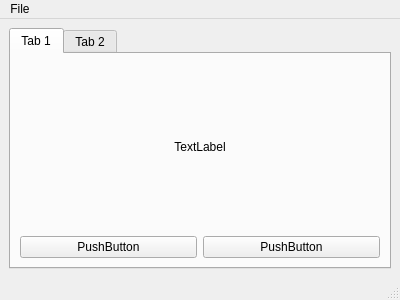
<?xml version="1.0" encoding="UTF-8"?>
<ui version="4.0">
 <class>MainWindow</class>
 <widget class="QMainWindow" name="MainWindow">
  <property name="geometry">
   <rect>
    <x>0</x>
    <y>0</y>
    <width>400</width>
    <height>300</height>
   </rect>
  </property>
  <property name="windowTitle">
   <string>MainWindow</string>
  </property>
  <property name="statusTip">
   <string>This is the status bar</string>
  </property>
  <widget class="QWidget" name="centralwidget">
   <layout class="QVBoxLayout" name="verticalLayout">
    <item>
     <widget class="QTabWidget" name="tabWidget">
      <property name="currentIndex">
       <number>0</number>
      </property>
      <widget class="QWidget" name="tab_3">
       <attribute name="title">
        <string>Tab 1</string>
       </attribute>
       <layout class="QVBoxLayout" name="verticalLayout_2">
        <item>
         <widget class="QLabel" name="label">
          <property name="text">
           <string>TextLabel</string>
          </property>
          <property name="alignment">
           <set>Qt::AlignCenter</set>
          </property>
         </widget>
        </item>
        <item>
         <layout class="QHBoxLayout" name="horizontalLayout">
          <item>
           <widget class="QPushButton" name="pushButton_2">
            <property name="text">
             <string>PushButton</string>
            </property>
           </widget>
          </item>
          <item>
           <widget class="QPushButton" name="pushButton">
            <property name="text">
             <string>PushButton</string>
            </property>
           </widget>
          </item>
         </layout>
        </item>
       </layout>
      </widget>
      <widget class="QWidget" name="tab_4">
       <attribute name="title">
        <string>Tab 2</string>
       </attribute>
      </widget>
     </widget>
    </item>
   </layout>
  </widget>
  <widget class="QMenuBar" name="menubar">
   <property name="geometry">
    <rect>
     <x>0</x>
     <y>0</y>
     <width>400</width>
     <height>21</height>
    </rect>
   </property>
   <widget class="QMenu" name="menuFile">
    <property name="title">
     <string>File</string>
    </property>
    <addaction name="actionNew"/>
   </widget>
   <addaction name="menuFile"/>
  </widget>
  <widget class="QStatusBar" name="statusbar"/>
  <action name="actionNew">
   <property name="text">
    <string>New</string>
   </property>
   <property name="statusTip">
    <string>New File</string>
   </property>
  </action>
 </widget>
 <resources/>
 <connections/>
</ui>
